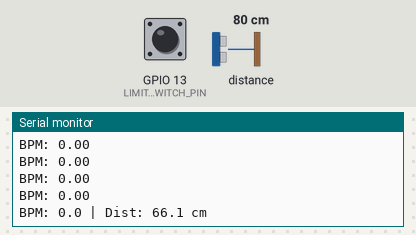
A sketch run on a simulated ESP32. On the bench: the last lines printed to the serial monitor. The inputs (shaded band) are chosen by the test bench; at power-on: distance to the obstacle 80 cm, GPIO 13 (LIMIT_SWITCH_PIN) HIGH. WiFi joins after 1.5 s; servers stay silent unless stated.

Above: at 2.7 s.
2.8 s: distance to the obstacle set to 250 cm
At 3.9 s:
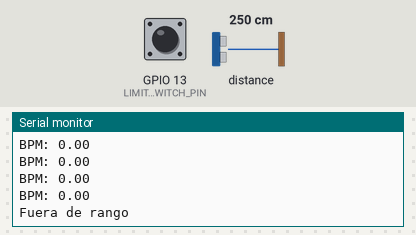
4.6 s: GPIO 13 (LIMIT_SWITCH_PIN) pulled LOW for 0.25 s
At 5.2 s:
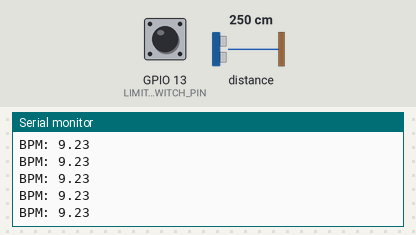
6.3 s: GPIO 13 (LIMIT_SWITCH_PIN) pulled LOW for 1 s
At 7.3 s:
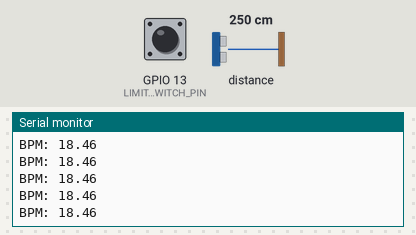
Timing chart, 0 to 8.4 s (numbered marks = the images above; inputs shaded):
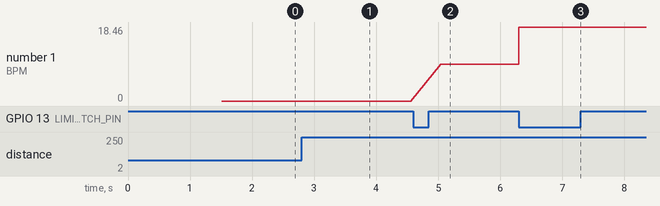

The sketch:

pepe.ino
```cpp
#include <Arduino.h>
#include <WiFi.h>
#include <FirebaseESP32.h>
#include <Wire.h>
#include <math.h> // Para usar abs()
#include <driver/timer.h>
#include <Adafruit_VL53L0X.h> // Biblioteca para el sensor VL53L0X

// Provide the token generation process info.
#include <addons/TokenHelper.h>

// Provide the RTDB payload printing info and other helper functions.
#include <addons/RTDBHelper.h>

/* 1. Define the WiFi credentials */
#define WIFI_SSID "Guts"
#define WIFI_PASSWORD "Berserk666"

/* 2. Define the API Key */
#define API_KEY "AIzaSyD8OvmstfYLS1Qv11aFYRrzDn79uDiW4m0"

/* 3. Define the RTDB URL */
#define DATABASE_URL "https://monitorrcp-31512-default-rtdb.firebaseio.com/"

/* 4. Define the user Email and password that alreadey registerd or added in your project */
#define USER_EMAIL "bad.elterrible@gmail.com"
#define USER_PASSWORD "123456"

// Definición de pines
#define LIMIT_SWITCH_PIN 13    // Pin para el limit switch
// El VL53L0X usa I2C: SDA (GPIO 21) y SCL (GPIO 22) por defecto en ESP32

// Configuración de pulsaciones
const unsigned long VENTANA_TIEMPO = 5000; // 5 segundos para calcular BPM
const unsigned long TIMEOUT_BPM = 10000; // 10 segundos sin pulsaciones para resetear BPM
const unsigned long DEBOUNCE_TIME = 100; // 100ms para antirrebote
const float DISTANCIA_OFFSET = 13.9; // Valor a restar de la distancia

// Variables globales
volatile unsigned long pulsaciones[100]; // Aumentado a 100 pulsaciones
volatile int pulsacionIndex = 0;
volatile int totalPulsaciones = 0;
volatile float currentBPM = 0;
volatile float currentDistance = 0;
volatile unsigned long ultimaPulsacion = 0;
unsigned long sendDataPrevMillis = 0;
unsigned long lastDistanceMeasure = 0;
volatile bool metronomoActivo = false;
bool limitSwitchPresionado = false;

// Declaración anticipada de la función handleInterrupt
void IRAM_ATTR handleInterrupt();

// Objetos
FirebaseData fbdo;
FirebaseAuth auth;
FirebaseConfig config;
Adafruit_VL53L0X lox = Adafruit_VL53L0X(); // Objeto del sensor VL53L0X

// Función para calcular BPM
void calcularBPM() {
    unsigned long tiempoActual = millis();

    // Si no hay pulsaciones en los últimos 10 segundos, resetear BPM
    if (tiempoActual - ultimaPulsacion > TIMEOUT_BPM) {
        currentBPM = 0;
        return;
    }

    int pulsacionesEnVentana = 0;

    // Contar pulsaciones dentro de la ventana de tiempo
    for (int i = 0; i < totalPulsaciones; i++) {
        if (tiempoActual - pulsaciones[i] <= VENTANA_TIEMPO) {
            pulsacionesEnVentana++;
        }
    }

    // Calcular BPM: (pulsaciones * 60) / 6.5
    if (pulsacionesEnVentana > 0) {
        currentBPM = (pulsacionesEnVentana * 60.0) / 6.5;
    }

    // Imprimir por Serial
    Serial.print("BPM: ");
    Serial.println(currentBPM);
}

void setup() {
    Serial.begin(115200);

    // Inicializar pines
    pinMode(LIMIT_SWITCH_PIN, INPUT_PULLUP);

    // Configurar interrupción para el limit switch
    attachInterrupt(digitalPinToInterrupt(LIMIT_SWITCH_PIN), handleInterrupt, FALLING);

    // Inicializar sensor VL53L0X
    Serial.println("Iniciando sensor VL53L0X...");

    if (!lox.begin()) {
        Serial.println(F("Error al inicializar VL53L0X"));
        Serial.println("Continuando sin sensor...");
    } else {
        Serial.println(F("Sensor VL53L0X iniciado correctamente"));
    }

    // Configuración WiFi
    WiFi.begin(WIFI_SSID, WIFI_PASSWORD);
    Serial.print("Conectando a Wi-Fi");
    while (WiFi.status() != WL_CONNECTED) {
        Serial.print(".");
        delay(300);
    }
    Serial.println();
    Serial.print("Conectado con IP: ");
    Serial.println(WiFi.localIP());
    Serial.println();

    // Configuración Firebase con timeout
    config.api_key = API_KEY;
    auth.user.email = USER_EMAIL;
    auth.user.password = USER_PASSWORD;
    config.database_url = DATABASE_URL;
    config.token_status_callback = tokenStatusCallback;
    Firebase.reconnectNetwork(true);
    fbdo.setBSSLBufferSize(4096, 1024);

    // Intentar conectar a Firebase con timeout
    unsigned long firebaseStartTime = millis();
    Firebase.begin(&config, &auth);

    // Esperar máximo 10 segundos por la autenticación
    while (millis() - firebaseStartTime < 10000 && Firebase.ready() == false) {
        delay(100);
        Serial.print(".");
    }

    if (Firebase.ready()) {
        Firebase.setDoubleDigits(5);
        Serial.println();
        Serial.println("Firebase conectado correctamente");
    } else {
        Serial.println();
        Serial.println("Firebase timeout - continuando sin Firebase");
    }

    // Mensaje inicial
    Serial.println("Sistema iniciado. Esperando primera pulsación...");
}

void loop() {
    // Calcular BPM constantemente
    calcularBPM();

    // Verificar si el limit switch se ha soltado
    if (limitSwitchPresionado && digitalRead(LIMIT_SWITCH_PIN) == HIGH) {
        limitSwitchPresionado = false;
    }

    // Medir distancia rápidamente (cada 100ms como en el ejemplo)
    if (millis() - lastDistanceMeasure >= 100) {
        VL53L0X_RangingMeasurementData_t measure;

        // Realizar medición con el VL53L0X
        lox.rangingTest(&measure, false);

        if (measure.RangeStatus != 4) { // 4 = fuera de rango
            float distanciaRaw = measure.RangeMilliMeter / 10.0; // Convertir de mm a cm

            // Aplicar offset y valor absoluto
            currentDistance = abs(distanciaRaw - DISTANCIA_OFFSET);

            // Imprimir datos en Serial (más rápido)
            Serial.print("BPM: ");
            Serial.print(currentBPM, 1);
            Serial.print(" | Dist: ");
            Serial.print(currentDistance, 1);
            Serial.println(" cm");
        } else {
            Serial.println("Fuera de rango");
        }

        lastDistanceMeasure = millis();
    }

    // Enviar datos a Firebase cada 1 segundo (solo si está conectado)
    if (Firebase.ready() && (millis() - sendDataPrevMillis >= 1000)) {
        sendDataPrevMillis = millis();
        bool firebaseSuccess = true;

        if (!Firebase.setFloat(fbdo, "/monitor/bpm", currentBPM)) {
            firebaseSuccess = false;
        }
        if (!Firebase.setFloat(fbdo, "/monitor/distance", currentDistance)) {
            firebaseSuccess = false;
        }
        if (!Firebase.setInt(fbdo, "/monitor/pulsaciones", totalPulsaciones)) {
            firebaseSuccess = false;
        }

        if (!firebaseSuccess) {
            Serial.println("Error enviando datos a Firebase");
        }
    }
}

void IRAM_ATTR handleInterrupt() {
    unsigned long tiempoActual = millis();

    // Antirrebote mejorado
    if (tiempoActual - ultimaPulsacion > DEBOUNCE_TIME) {
        pulsaciones[pulsacionIndex] = tiempoActual;
        pulsacionIndex = (pulsacionIndex + 1) % 100;
        totalPulsaciones++;
        ultimaPulsacion = tiempoActual;
        limitSwitchPresionado = true;
    }
}
```

Measured:
- after the input at 2.8 s, the serial monitor: prints a new line after 0.24 s (image 1)
- after the input at 4.6 s, the serial monitor: prints a new line after 0.44 s (image 2)
- after the input at 6.3 s, the serial monitor: prints a new line at once (image 3)
- plotted number 1: 0 → 9.23 after the input at 4.6 s, 9.23 → 18.46 after the input at 6.3 s
